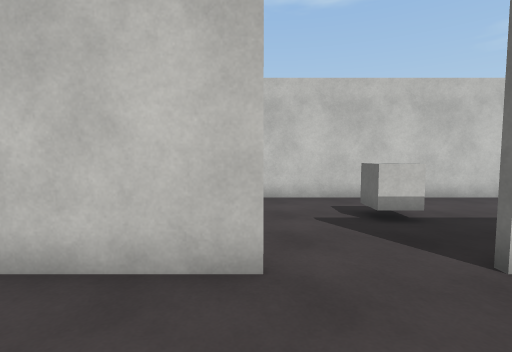
View 1 (above)

24 first-person views from a walk through a 3-D level made in the Unity game engine. The camera is 1.4 m above the floor, tilts 4° down and sees 85° across. The floor is counted in squares, 1 m on a side. Each view is taken from the middle of a square. On the plan, view 1 faces up. The plan holds only what a view shows up to about 14 squares ahead; the rest is blank. The place goes on beyond the plan. The player is left out. Surface patterns are stand-ins for the level's own textures.

View 2
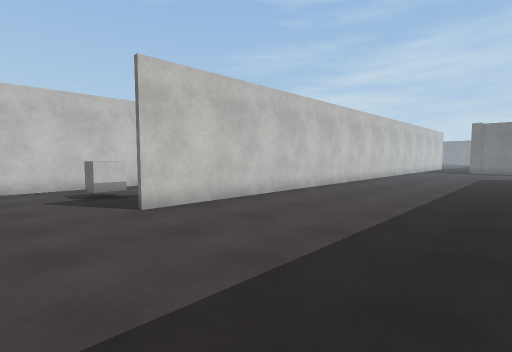

View 3
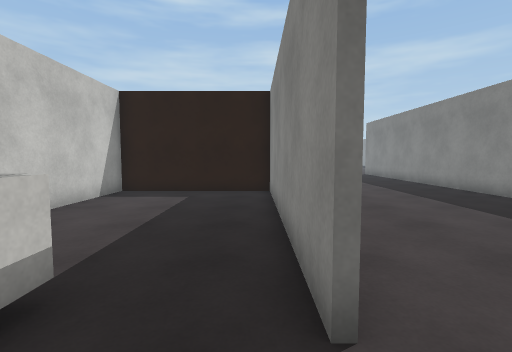

View 4
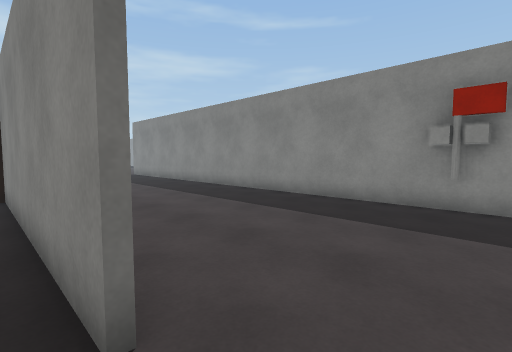

View 5
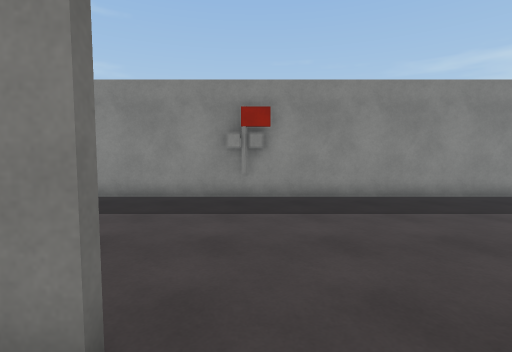

View 6
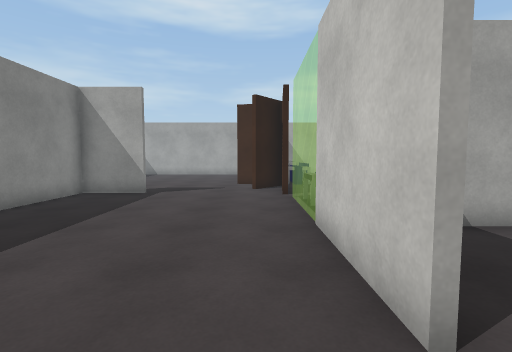

View 7
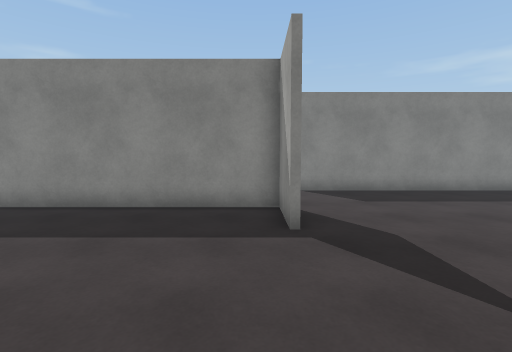

View 8
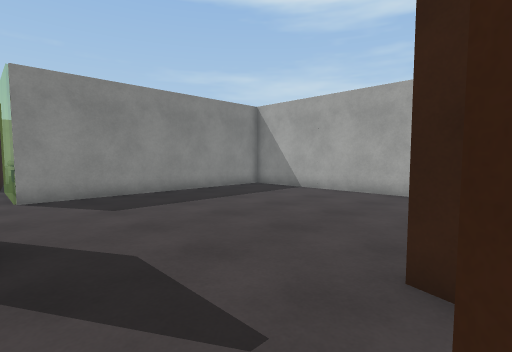

View 9
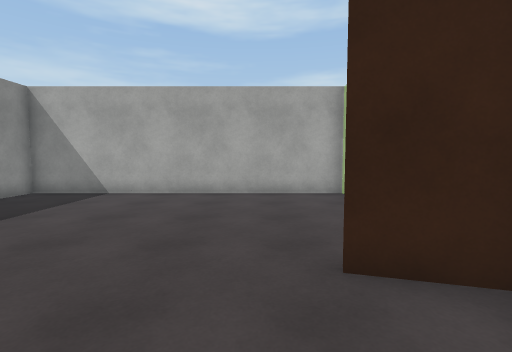

View 10
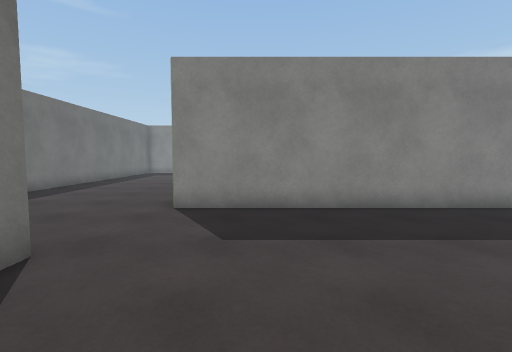

View 11
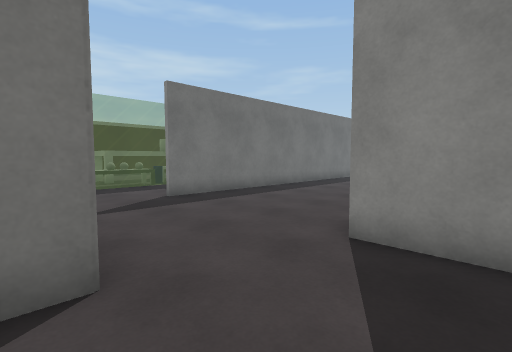

View 12
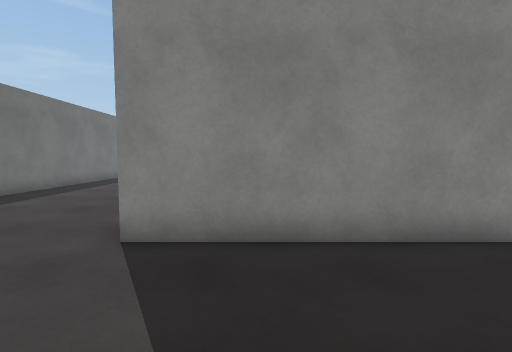

View 13
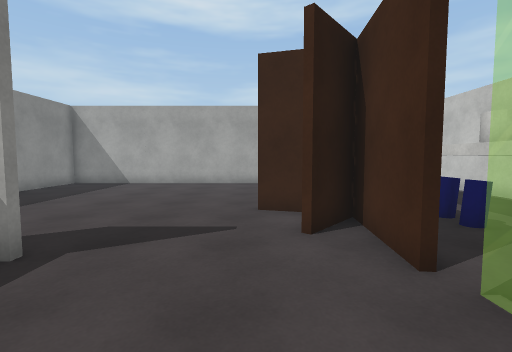

View 14
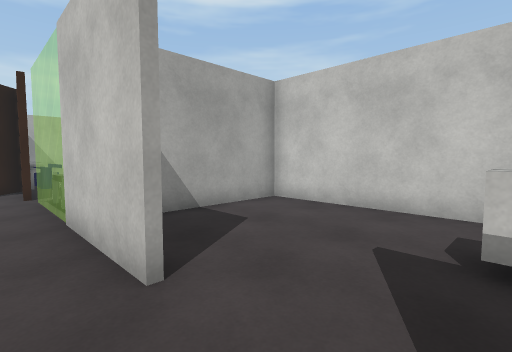

View 15
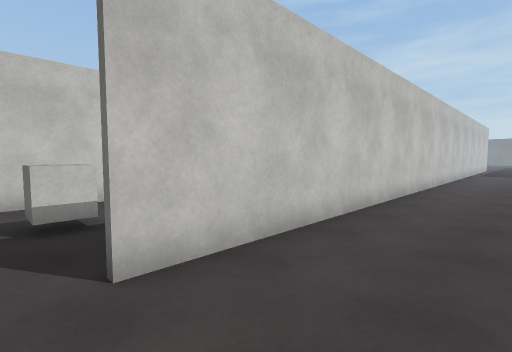

View 16
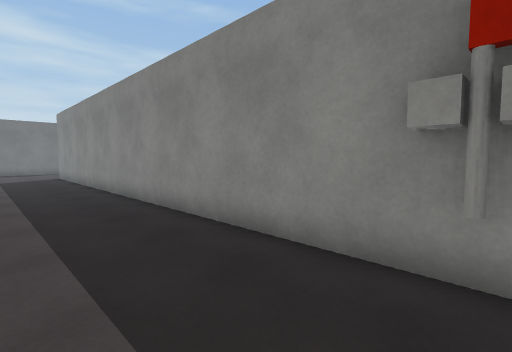

View 17
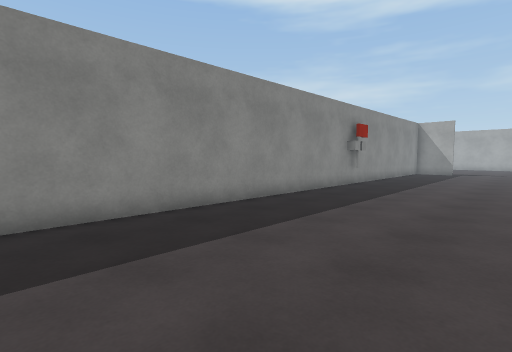

View 18
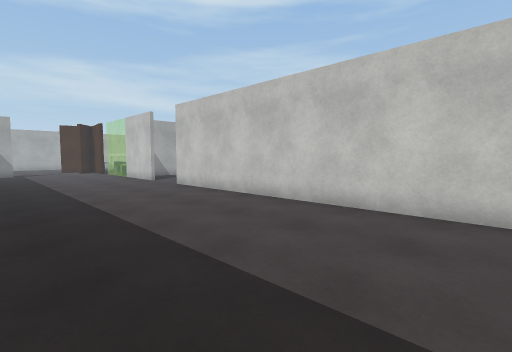

View 19
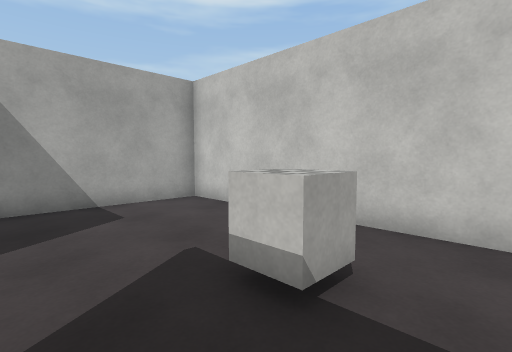

View 20
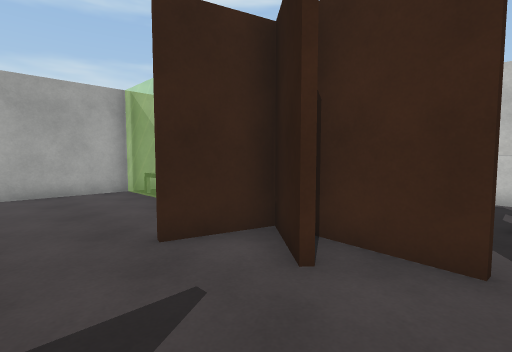

View 21
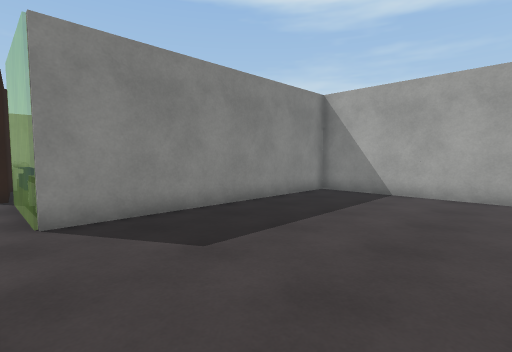

View 22
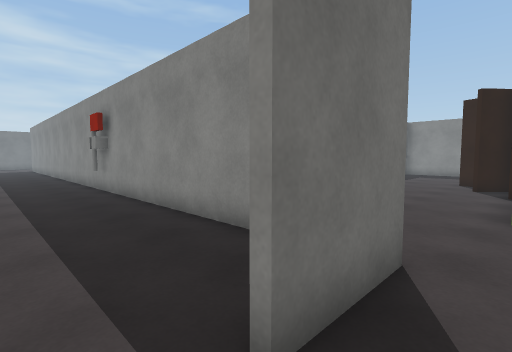

View 23
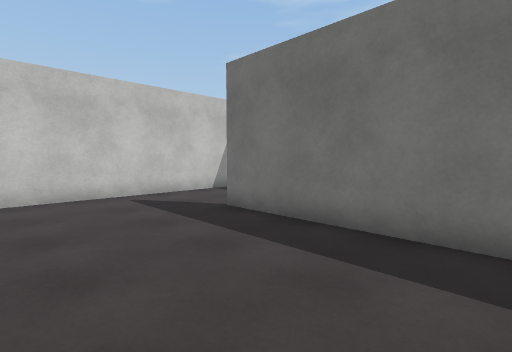

View 24
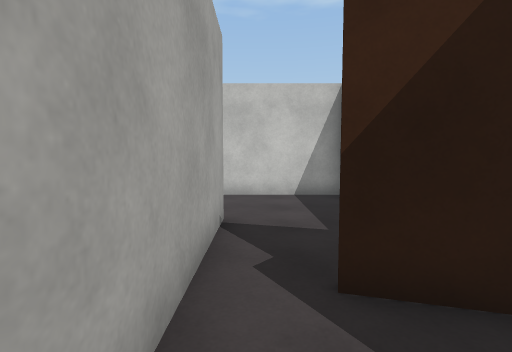

### Floor plan
Key: @ floor where view 1 was taken; # wall or solid block; x gap in a wall; . floor; = window, fence, low wall or low ledge; C cube; Y cylinder; B blue cylinder; O other object.
Columns run from 20 left of view 1 to 16 right of it. Each row starts with its distance up from view 1.
 10   #####    ##   #################
  9     ...    ..   #...............#
  8                 #...............#
  7                 #......C........#
  6         #####   #......C........#
  5     OOOO B...   #...............#
  4 #O   OOOB....   #...............#
  3 #....   ####....=####...#############
  2 #...... #.#..........................
  1 #....................................
  0 #...................@................
 -1 #....................................
 -2 #....................................
 -3 #..........#.........................
 -4 #..........#..........Y..............
 -5 #..........############ #############
 -6 #....................
 -7 #....................
 -8 #....................=OO
 -9 ##########=......#...=OO
-10            ......#...=OO
-11           =......#..
-12           =......#.###
-13           x......#...#
-14           #......#
-15           ##.....#.

Where each view was taken, in squares from view 1:
view 1: 0 up, 0 right, facing up
view 2: 4 down, 0 right, facing up-right
view 3: 4 up, 1 right, facing right
view 4: 4 up, 1 right, facing down-right
view 5: 5 up, 2 right, facing down
view 6: 2 up, 2 right, facing left
view 7: 3 up, 8 left, facing down
view 8: 2 up, 9 left, facing down-left
view 9: 0 up, 9 left, facing left
view 10: 1 down, 12 left, facing down
view 11: 4 down, 12 left, facing down-right
view 12: 4 down, 12 left, facing down
view 13: 1 up, 5 left, facing left
view 14: 2 up, 3 right, facing up-left
view 15: 0 up, 2 right, facing up-right
view 16: 1 down, 2 right, facing down-right
view 17: 2 up, 16 right, facing down-left
view 18: 4 down, 16 right, facing up-left
view 19: 4 up, 5 right, facing up-left
view 20: 1 down, 8 left, facing up-left
view 21: 2 down, 9 left, facing down-left
view 22: 1 down, 10 left, facing down-right
view 23: 15 down, 8 left, facing up-right
view 24: 15 down, 2 left, facing up
